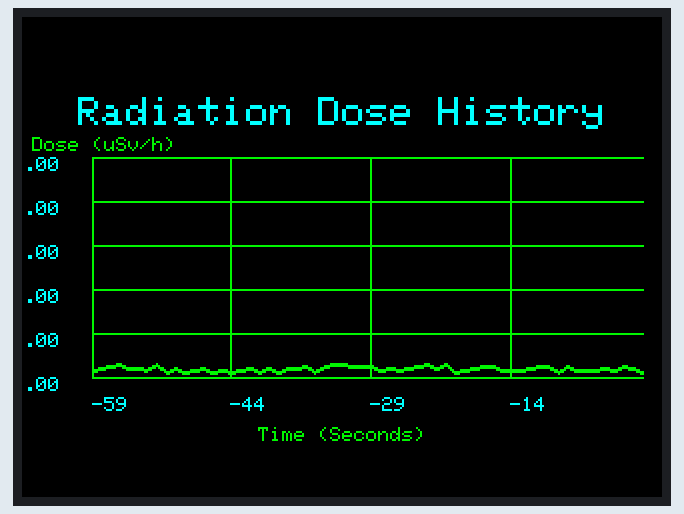
Bench run of a sketch on a simulated ESP32. On the bench: 320×240 colour display. Random numbers use the default seed unless the sketch sets one.

Above: at 0.8 s.
At 5.4 s:
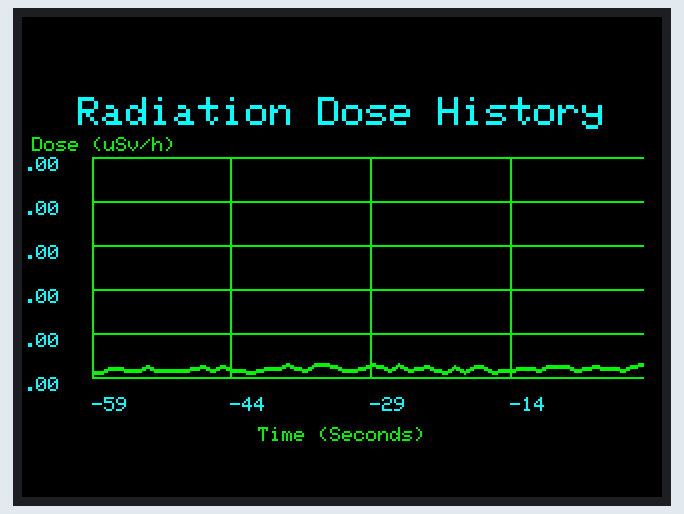
At 10.0 s:
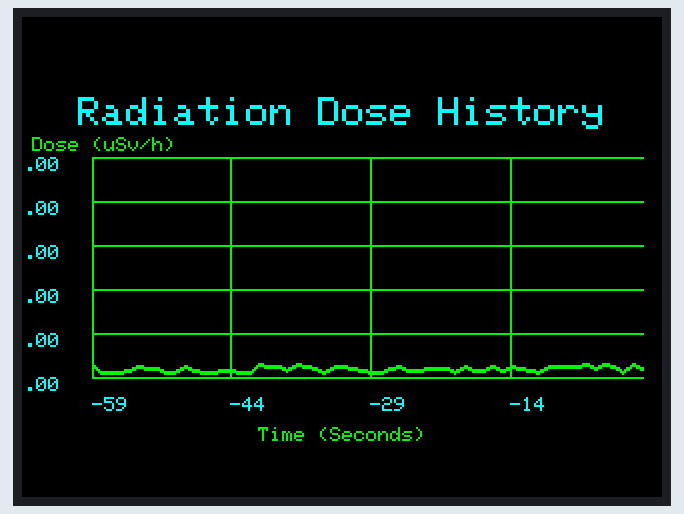
At 19.7 s:
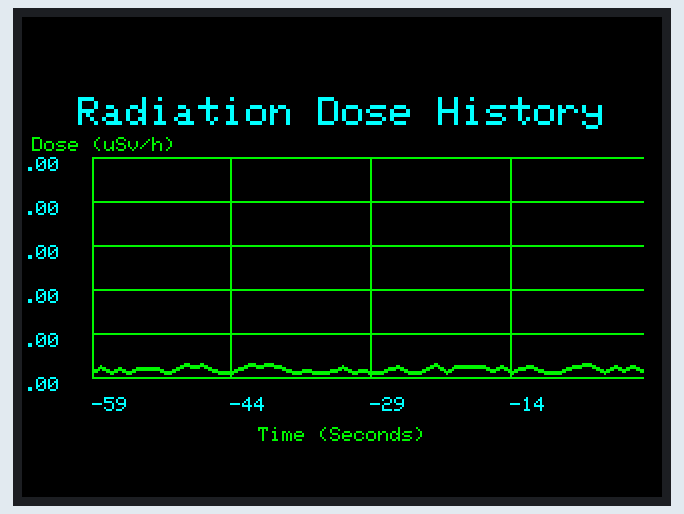
At 29.5 s:
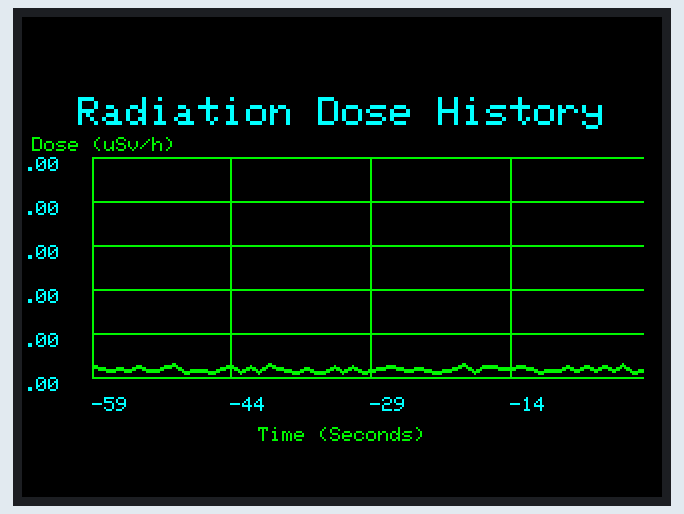
At 39.2 s:
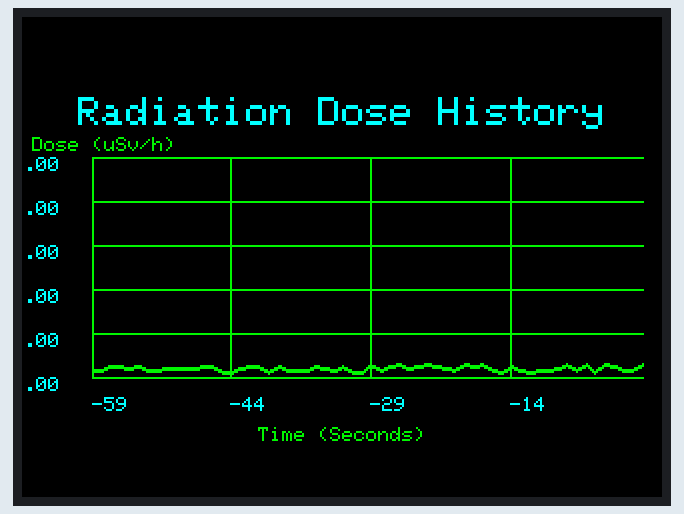

Measured:
- what the display in image 0 shows lasts 0.5 s, from 0.8 s to 1.3 s

The sketch:

graph_test.ino
```cpp
#include <M5Unified.h>
#include <M5GFX.h>

#define LTBLUE 0xB6DF
#define LTTEAL 0xBF5F
#define LTGREEN 0xBFF7
#define LTCYAN 0xC7FF
#define LTRED 0xFD34
#define LTMAGENTA 0xFD5F
#define LTYELLOW 0xFFF8
#define LTORANGE 0xFE73
#define LTPINK 0xFDDF
#define LTPURPLE 0xCCFF
#define LTGREY 0xE71C

#define BLUE 0x001F
#define TEAL 0x0438
#define GREEN 0x07E0
#define CYAN 0x07FF
#define RED 0xF800
#define MAGENTA 0xF81F
#define YELLOW 0xF607
#define ORANGE 0xFC00
#define PINK 0xF81F
#define PURPLE 0x8010
#define GREY 0xC618
#define WHITE 0xFFFF
#define BLACK 0x0000

#define DKBLUE 0x000D
#define DKTEAL 0x020C
#define DKGREEN 0x03E0
#define DKCYAN 0x03EF
#define DKRED 0x6000
#define DKMAGENTA 0x8008
#define DKYELLOW 0x8400
#define DKORANGE 0x8200
#define DKPINK 0x9009
#define DKPURPLE 0x4010
#define DKGREY 0x4A49

M5GFX disp;

bool drawGraph = true;
int ox, x;
float oy, y;
float graphYPlotPoints[60];

void drawSample(double x, double y, double gx, double gy, double w, double h, double xlo, double xhi, double xinc, double ylo, double yhi, double yinc, String title, String xlabel, String ylabel, unsigned int gcolor, unsigned int acolor, unsigned int pcolor, unsigned int tcolor, unsigned int bcolor, bool &redraw) {

  if (redraw == true) {
    ox = (x - xlo) * (w) / (xhi - xlo) + gx;
    oy = (y - ylo) * (gy - h - gy) / (yhi - ylo) + gy;
    //now draw the labels
    disp.setTextSize(2);
    disp.setTextColor(tcolor, bcolor);
    disp.setCursor(disp.width() / 2 - title.length() / 2 * 12, gy - h - 30);
    disp.println(title);
    disp.setTextSize(1);
    disp.setTextColor(acolor, bcolor);
    disp.setCursor(disp.width() / 2 - xlabel.length() / 2 * 6, gy + 25);
    disp.println(xlabel);
    disp.setTextSize(1);
    disp.setTextColor(acolor, bcolor);
    disp.setCursor(gx - 30, gy - h - 10);
    disp.println(ylabel);
  }
  // draw y scale
  for (float i = ylo; i <= yhi; i += yinc) {
    float temp = (i - ylo) * (gy - h - gy) / (yhi - ylo) + gy;
    if (i == 0) {
      disp.drawLine(gx, temp, gx + w, temp, acolor);
    } else {
      disp.drawLine(gx, temp, gx + w, temp, gcolor);
    }
    if (redraw) {
      disp.setTextSize(1);
      disp.setTextColor(tcolor, bcolor);
      disp.setCursor(gx - 40, temp);
      disp.println(i);
    }
  }
  // draw x scale
  for (int i = xlo; i <= xhi; i += xinc) {
    int temp = (i - xlo) * (w) / (xhi - xlo) + gx;
    if (i == 0) {
      disp.drawLine(temp, gy, temp, gy - h, acolor);
    } else {
      disp.drawLine(temp, gy, temp, gy - h, gcolor);
    }
    if (redraw) {
      disp.setTextSize(1);
      disp.setTextColor(tcolor, bcolor);
      disp.setCursor(temp, gy + 10);
      disp.println(i);
    }
  }
  //now plot the data
  y = (y - ylo) * (gy - h - gy) / (yhi - ylo) + gy;
  if (x == -59) {
    ox = -59;
    x = (x - xlo) * (w) / (xhi - xlo) + gx;
  } else {
    x = (x - xlo) * (w) / (xhi - xlo) + gx;
    disp.drawLine(ox, oy, x, y, pcolor);
    disp.drawLine(ox, oy + 1, x, y + 1, pcolor);
    //disp.drawLine(ox, oy - 1, x, y - 1, pcolor);
  }
  ox = x;
  oy = y;
  redraw = false;
}

void setup() {
  disp.init();
  disp.fillScreen(BLACK);
}


void loop(void) {
  for (int i = 0; i <= 59; i++) {
    graphYPlotPoints[i] = float(random(10, 30) / 100.0f);
  }
  delay(350);
  drawGraphAll();
}

void drawGraphAll() {
  disp.fillRect(35, 70, 276, 110, BLACK);
  for (x = -59; x <= 0; x++) {
    y = graphYPlotPoints[59 + int(x)];
    drawSample(
      x,                         // x data point
      y,                         // y data point
      35,                        // x graph location (lower left)
      180,                       // y graph location (lower left)
      275,                       // width of graph
      110,                       // height of graph
      -59,                       // lower bound of x axis
      000,                       // upper bound of x axis
      15,                        // division of x axis (distance not count)
      00.0,                      // lower bound of y axis
      05.0,                      // upper bound of y asis
      01.0,                      // division of y axis (distance not count)
      "Radiation Dose History",  // title = title of graph
      "Time (Seconds)",          // x asis label
      "Dose (uSv/h)",            // y asis label
      YELLOW,                    // graph line colors
      YELLOW,                    // axis line colors
      YELLOW,                    // color of your plotted data
      WHITE,                     // text color
      BLACK,                     // background color
      drawGraph);                // flag to redraw graph on fist call only
  }
}
```
